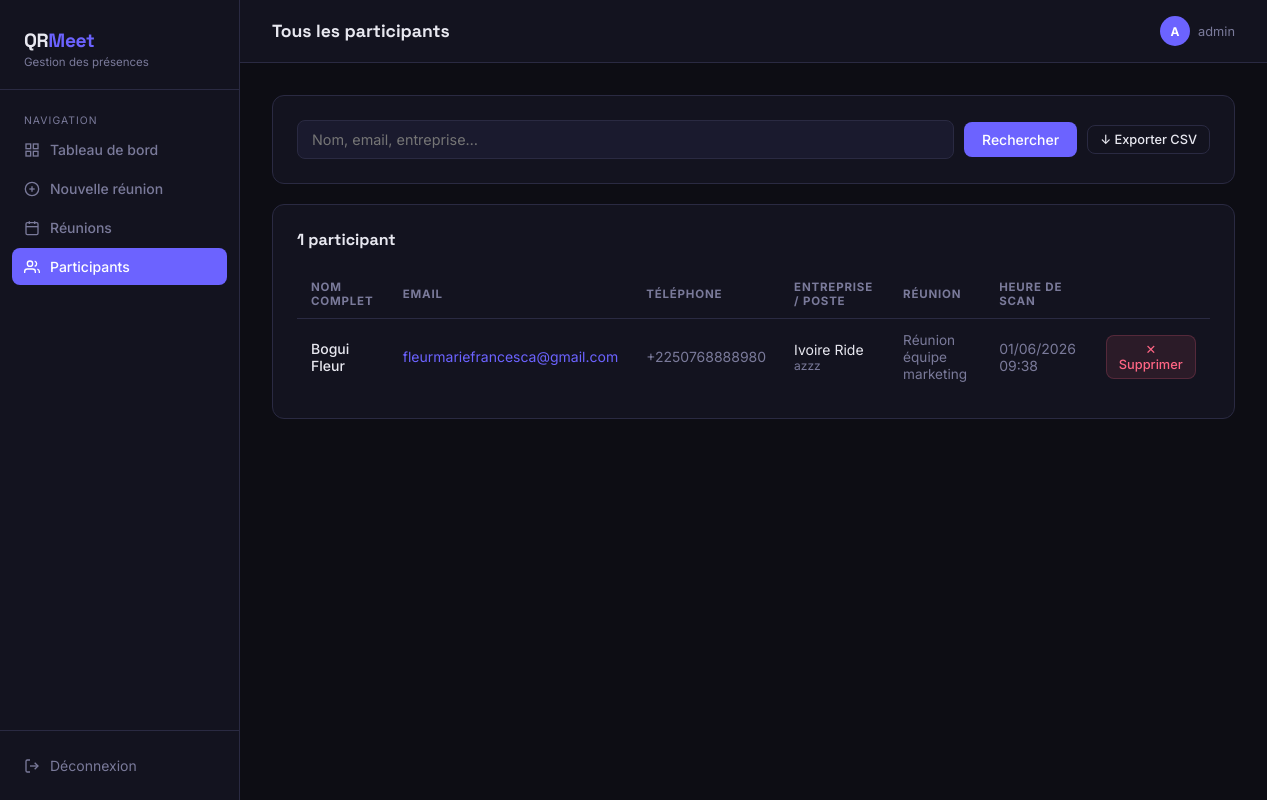
/participants (signed in), run on an earlier commit of the app's database.
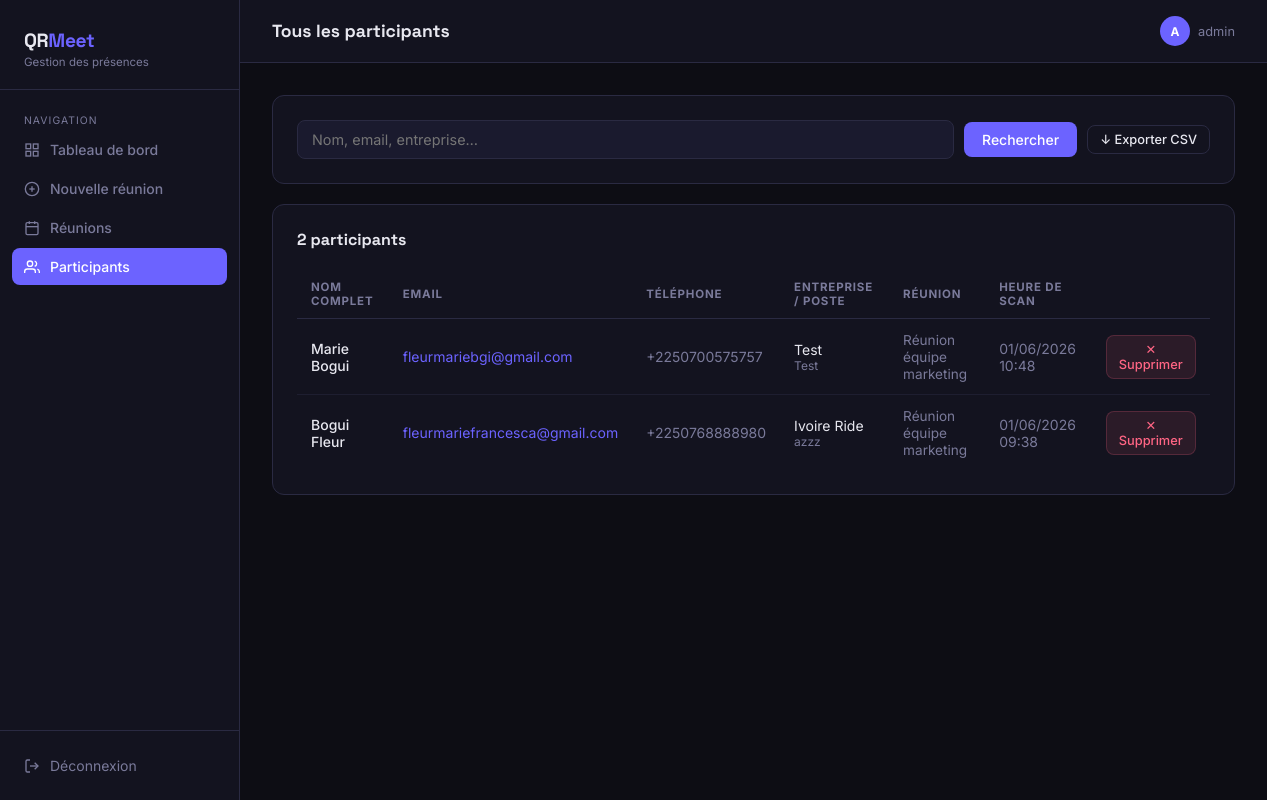
And on a later commit of the database.
### app.py (models this page shows, shortened)
class Participant(db.Model):
    id = db.Column(db.Integer, primary_key=True)
    meeting_id = db.Column(db.Integer, db.ForeignKey('meeting.id'), nullable=False)
    first_name = db.Column(db.String(100), nullable=False)
    last_name = db.Column(db.String(100), nullable=False)
    email = db.Column(db.String(200), nullable=False)
    phone = db.Column(db.String(50), default='')
    company = db.Column(db.String(200), default='')
    position = db.Column(db.String(200), default='')
    scanned_at = db.Column(db.DateTime, default=datetime.utcnow)

class Meeting(db.Model):
    id = db.Column(db.Integer, primary_key=True)
    title = db.Column(db.String(200), nullable=False)
    description = db.Column(db.Text, default='')
    location = db.Column(db.String(200), default='')
    scheduled_at = db.Column(db.DateTime, nullable=False)
    created_at = db.Column(db.DateTime, default=datetime.utcnow)
    token = db.Column(db.String(64), unique=True, nullable=False)
    is_active = db.Column(db.Boolean, default=True)
    participants = db.relationship('Participant', backref='meeting', lazy=True, cascade='all, delete-orphan')

### app.py (the view, shortened to what this page needs)
@app.route('/participants')
@login_required
def all_participants():
    search = request.args.get('q', '').strip()
    query = Participant.query.join(Meeting)
    participants = query.order_by(Participant.scanned_at.desc()).all()
    return render_template('participants.html', participants=participants, search=search)

### app.py (called while the page is built)
def login_required(f):
    @wraps(f)
    def decorated(*args, **kwargs):
        if 'admin_id' not in session:
            return redirect(url_for('login'))
        return f(*args, **kwargs)
    return decorated

### templates/participants.html (shortened to what this page needs)
{% extends "base.html" %}
{% block page_title %}Tous les participants{% endblock %}
{% block content %}
<div class="card" style="margin-bottom:20px">
  <form method="GET" style="display:flex;gap:10px;align-items:center;flex-wrap:wrap">
    <input type="text" name="q" value="{{ search }}" placeholder="Nom, email, entreprise…" style="flex:1;min-width:160px">
    <button type="submit" class="btn btn-primary">Rechercher</button>
    <a href="{{ url_for('export_all_participants', q=search) }}" class="btn btn-outline btn-sm" style="margin-left:auto;white-space:nowrap">
      ↓ Exporter CSV
    </a>
  </form>
</div>
<div class="card">
  <div class="card-header">
    <span class="card-title">
      {{ participants|length }} participant{{ 's' if participants|length > 1 else '' }}
    </span>
  </div>
  {% if participants %}
  <div class="table-wrap">
    <table>
      <thead>
        <tr>
          <th>Nom complet</th>
          <th>Email</th>
          <th>Téléphone</th>
          <th>Entreprise / Poste</th>
          <th>Réunion</th>
          <th>Heure de scan</th>
          <th></th>
        </tr>
      </thead>
      <tbody>
        {% for p in participants %}
        <tr>
          <td data-label="Nom" style="font-weight:500">{{ p.first_name }} {{ p.last_name }}</td>
          <td data-label="Email"><a href="mailto:{{ p.email }}" style="color:var(--accent);text-decoration:none">{{ p.email }}</a></td>
          <td data-label="Tél." style="color:var(--text-muted)">{{ p.phone or '—' }}</td>
          <td data-label="Entreprise">
            {% if p.company or p.position %}
            <div>{{ p.company }}</div>
            <div style="font-size:0.75rem;color:var(--text-muted)">{{ p.position }}</div>
            {% else %}—{% endif %}
          </td>
          <td data-label="Réunion">
            <a href="{{ url_for('meeting_detail', meeting_id=p.meeting.id) }}" style="color:var(--text-muted);text-decoration:none;font-size:0.85rem">
              {{ p.meeting.title[:35] }}{% if p.meeting.title|length > 35 %}…{% endif %}
            </a>
          </td>
          <td data-label="Heure" style="color:var(--text-muted)">{{ p.scanned_at.strftime('%d/%m/%Y %H:%M') }}</td>
          <td>
            <form method="POST" action="{{ url_for('delete_participant', participant_id=p.id) }}"
                  onsubmit="return confirm('Supprimer ce participant ?')">
              <button type="submit" class="btn btn-danger btn-sm">✕ Supprimer</button>
            </form>
          </td>
        </tr>
        {% endfor %}
      </tbody>
    </table>
  </div>
  {% endif %}
</div>
{% endblock %}

What changed in the data, as far as the page shows it:
added Participant: first_name "Marie", last_name "Bogui", email "fleurmariebgi@gmail.com", phone "+2250700575757", company "Test", position "Test", meeting "Réunion équipe marketing", scanned_at "01/06/2026 10:48"
Also different on the page:
{{ participants|length }}: "1" → "2"
{{ 's' if participants|length > 1 else '' }}: (not shown) → "s"
